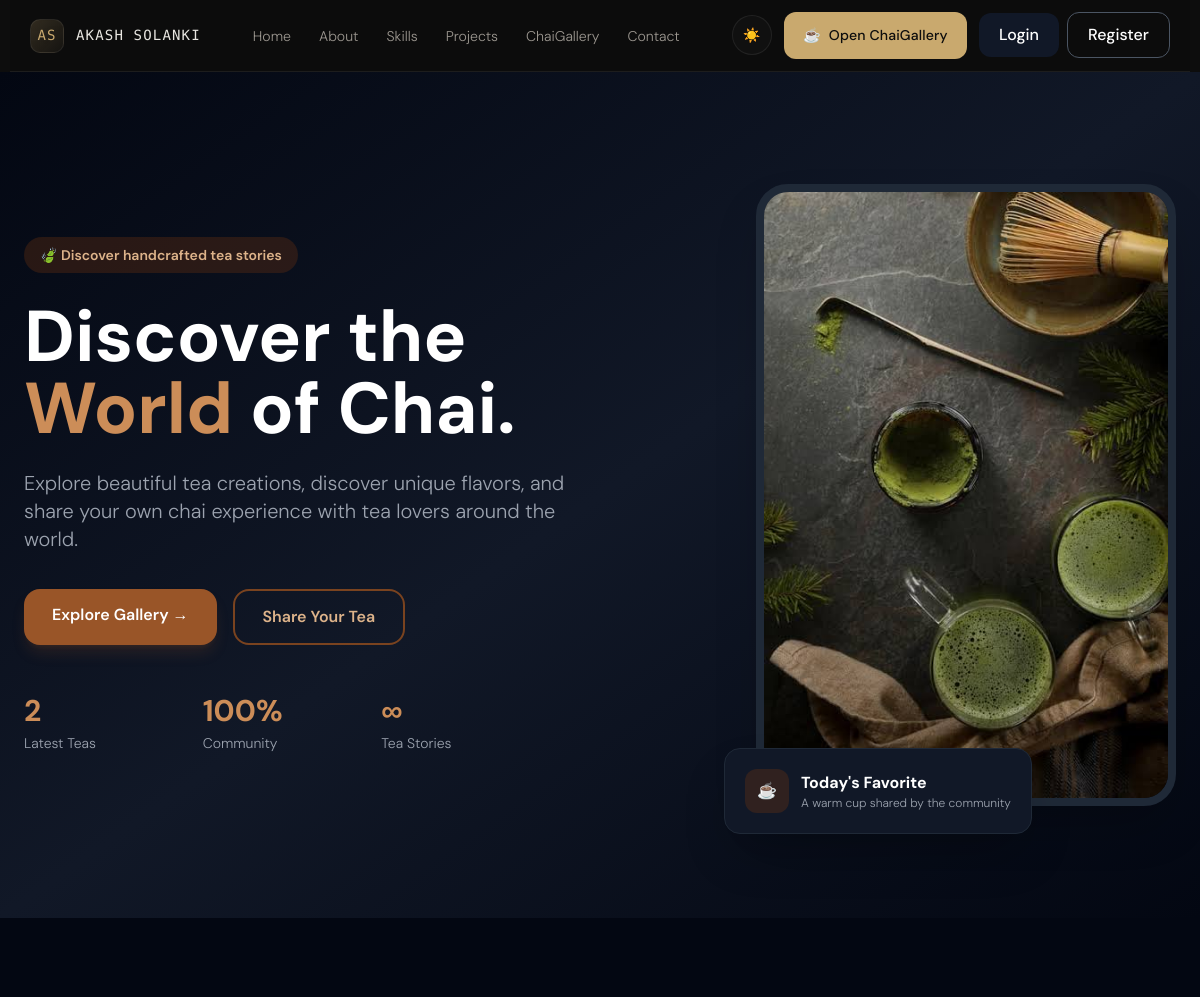
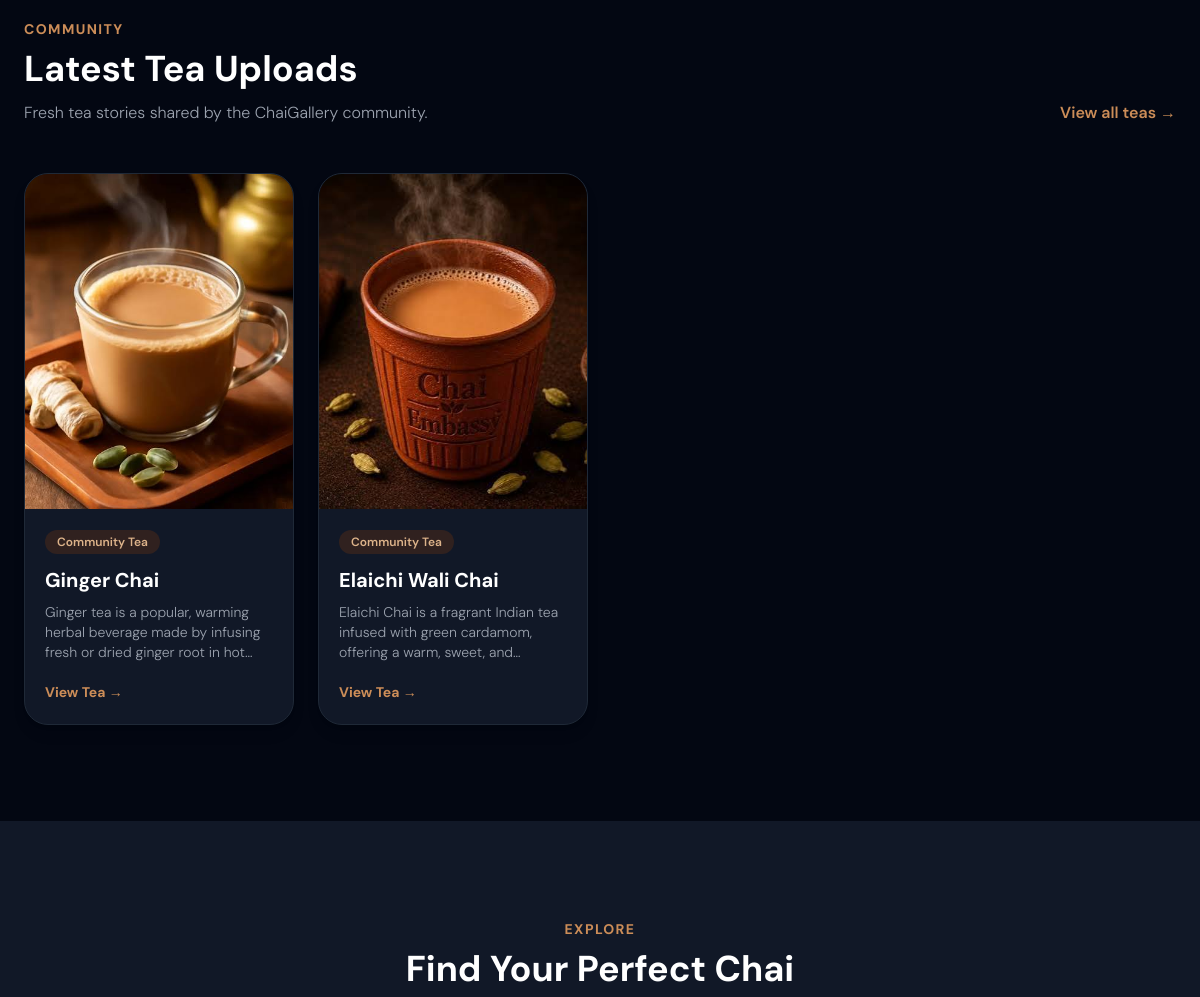
/chai/ (upper part), run on an earlier commit of the app's database (2 pictures, top to bottom).
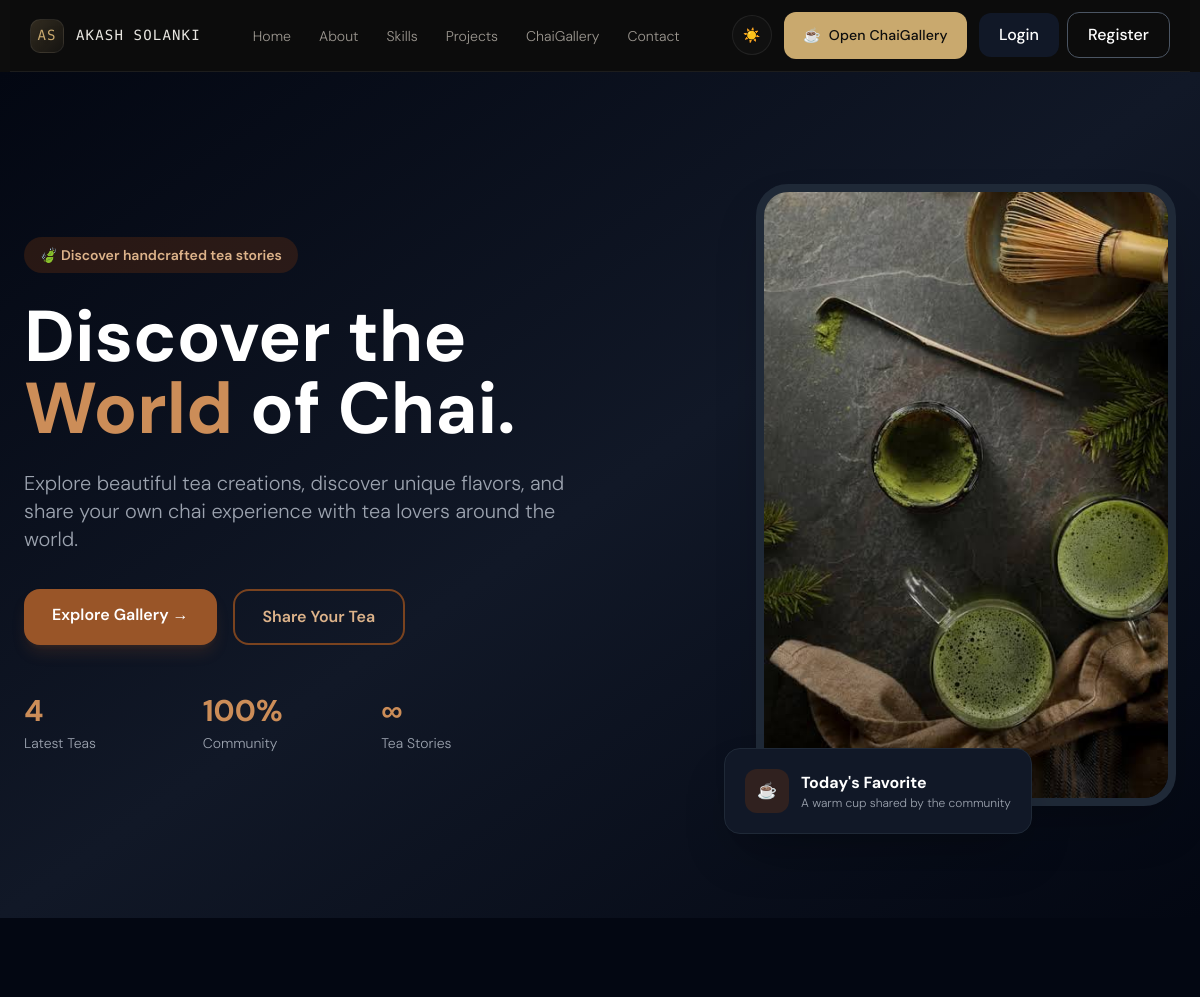
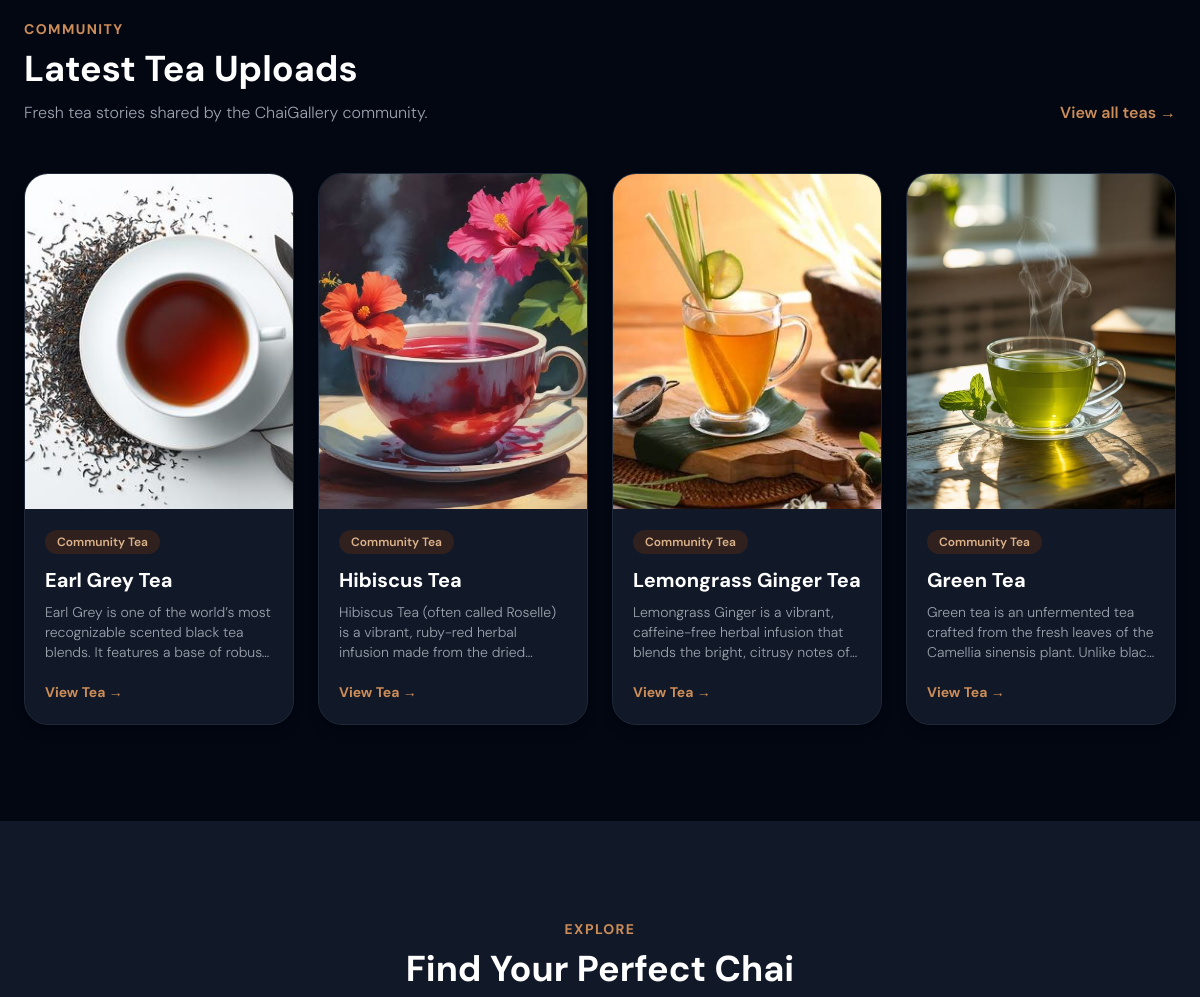
And on a later commit of the database (2 pictures, top to bottom).
### chai/models.py (models this page shows, shortened)
class Tea(models.Model):
    CATEGORY_CHOICES = [
        ('masala', 'Masala & Spiced'),
        ('green', 'Green & Fresh'),
        ('herbal', 'Herbal & Floral'),
        ('black', 'Strong & Black'),
    ]
    user = models.ForeignKey(
        User,
        on_delete=models.CASCADE,
        related_name='teas'
    )
    name = models.CharField(max_length=100)
    category = models.CharField(
        max_length=20,
        choices=CATEGORY_CHOICES,
        default='masala'
    )
    description = models.TextField(blank=True)
    image = models.ImageField(upload_to='tea_images/')
    created_at = models.DateTimeField(auto_now_add=True)
    updated_at = models.DateTimeField(auto_now=True)
    class Meta:
        ordering = ['-created_at']

### chai/views.py (the view)
# urls.py: path('', views.index, name='home'),
def index(request):
    teas = Tea.objects.all()[:4]
    return render(request, 'index.html', {
        'teas': teas
    })

### chai/templates/index.html (shortened to what this page needs)
{% extends 'base.html' %}
{% load static %}
{% block content %}
<section class="relative overflow-hidden bg-gradient-to-br from-amber-50 via-orange-50 to-yellow-50 dark:from-gray-950 dark:via-gray-900 dark:to-gray-950">
    <div class="max-w-7xl mx-auto px-6 py-20 lg:py-28">
        <div class="grid lg:grid-cols-2 gap-14 items-center">
            <div>
                <span class="inline-flex items-center gap-2 px-4 py-2 rounded-full bg-amber-100 dark:bg-amber-900/30 text-chai-700 dark:text-chai-300 text-sm font-semibold">
                    🍃 Discover handcrafted tea stories
                </span>
                <h1 class="mt-7 text-5xl lg:text-7xl font-bold leading-tight text-gray-900 dark:text-white">
                    Discover the
                    <span class="text-chai-600 dark:text-chai-400">
                        World
                    </span>
                    of Chai.
                </h1>
                <p class="mt-6 text-lg lg:text-xl text-gray-600 dark:text-gray-400 max-w-xl leading-8">
                    Explore beautiful tea creations, discover unique flavors,
                    and share your own chai experience with tea lovers around
                    the world.
                </p>
                <div class="mt-9 flex flex-wrap gap-4">
                    <a href="{% url 'gallery' %}"
                       class="px-7 py-3.5 rounded-2xl bg-chai-600 text-white font-semibold shadow-lg shadow-chai-600/20 hover:bg-chai-700 hover:-translate-y-1 transition">
                        Explore Gallery →
                    </a>
                    <a href="{% url 'upload' %}"
                       class="px-7 py-3.5 rounded-2xl border-2 border-chai-300 dark:border-chai-700 text-chai-700 dark:text-chai-300 font-semibold hover:bg-amber-100 dark:hover:bg-gray-800 transition">
                        Share Your Tea
                    </a>
                </div>
                <div class="mt-12 grid grid-cols-3 gap-6 max-w-lg">
                    <div>
                        <p class="text-3xl font-bold text-chai-700 dark:text-chai-400">
                            {{ teas|length }}
                        </p>
                        <p class="text-sm text-gray-500 dark:text-gray-400 mt-1">
                            Latest Teas
                        </p>
                    </div>
                    <div>
                        <p class="text-3xl font-bold text-chai-700 dark:text-chai-400">
                            100%
                        </p>
                        <p class="text-sm text-gray-500 dark:text-gray-400 mt-1">
                            Community
                        </p>
                    </div>
                    <div>
                        <p class="text-3xl font-bold text-chai-700 dark:text-chai-400">
                            ∞
                        </p>
                        <p class="text-sm text-gray-500 dark:text-gray-400 mt-1">
                            Tea Stories
                        </p>
                    </div>
                </div>
            </div>
            <div class="relative w-full max-w-[420px] mx-auto lg:mx-0 lg:justify-self-end">
                <div class="relative rounded-[2rem] overflow-hidden shadow-2xl border-8 border-white dark:border-gray-800">
                    <img
                        src="{% static 'images/matcha_tea.jpg' %}"
                        alt="Matcha tea"
                        class="w-full aspect-[2/3] object-cover"
                        loading="eager">
                </div>
                <div class="absolute -bottom-7 -left-5 lg:-left-8 bg-white dark:bg-gray-900 rounded-2xl shadow-2xl p-5 border border-amber-100 dark:border-gray-800 max-w-xs">
                    <div class="flex items-center gap-3">
                        <div class="w-11 h-11 rounded-xl bg-amber-100 dark:bg-amber-900/30 flex items-center justify-center">
                            ☕
                        </div>
                        <div>
                            <p class="font-bold text-gray-900 dark:text-white">
                                Today's Favorite
                            </p>
                            <p class="text-xs text-gray-500 dark:text-gray-400">
                                A warm cup shared by the community
                            </p>
                        </div>
                    </div>
                </div>
            </div>
        </div>
    </div>
</section>
<section class="py-24 bg-white dark:bg-gray-950">
    <div class="max-w-7xl mx-auto px-6">
        <div class="flex flex-col md:flex-row md:items-end justify-between gap-5 mb-12">
            <div>
                <span class="text-sm font-bold uppercase tracking-widest text-chai-600 dark:text-chai-400">
                    Community
                </span>
                <h2 class="mt-2 text-4xl font-bold text-gray-900 dark:text-white">
                    Latest Tea Uploads
                </h2>
                <p class="mt-3 text-gray-600 dark:text-gray-400">
                    Fresh tea stories shared by the ChaiGallery community.
                </p>
            </div>
            <a href="{% url 'gallery' %}"
               class="font-semibold text-chai-600 dark:text-chai-400 hover:text-chai-700">
                View all teas →
            </a>
        </div>
        {% if teas %}
        <div class="grid sm:grid-cols-2 lg:grid-cols-4 gap-6">
            {% for tea in teas %}
            <article class="group bg-white dark:bg-gray-900 rounded-3xl overflow-hidden border border-amber-100 dark:border-gray-800 shadow-lg hover:shadow-2xl hover:-translate-y-2 transition duration-300">
                <div class="aspect-[4/5] overflow-hidden">
                    <img
                        src="{{ tea.image.url }}"
                        alt="{{ tea.name }}"
                        class="w-full h-full object-cover group-hover:scale-110 transition duration-500">
                </div>
                <div class="p-5">
                    <span class="inline-block px-3 py-1 rounded-full bg-amber-100 dark:bg-amber-900/30 text-chai-700 dark:text-chai-300 text-xs font-semibold">
                        Community Tea
                    </span>
                    <h3 class="mt-3 text-xl font-bold text-gray-900 dark:text-white">
                        {{ tea.name }}
                    </h3>
                    <p class="mt-2 text-sm text-gray-600 dark:text-gray-400 line-clamp-3">
                        {{ tea.description|default:"A beautiful tea shared by the ChaiGallery community." }}
                    </p>
                    <a href="{% url 'gallery' %}"
                       class="inline-block mt-5 text-sm font-bold text-chai-600 dark:text-chai-400">
                        View Tea →
                    </a>
                </div>
            </article>
            {% endfor %}
        </div>
        {% endif %}
    </div>
</section>
<section class="py-24 bg-amber-50 dark:bg-gray-900">
    <div class="max-w-7xl mx-auto px-6">
        <div class="text-center mb-12">
            <span class="text-sm font-bold uppercase tracking-widest text-chai-600 dark:text-chai-400">
                Explore
            </span>
            <h2 class="mt-2 text-4xl font-bold text-gray-900 dark:text-white">
                Find Your Perfect Chai
            </h2>
        </div>
    </div>
</section>
{% endblock %}

### templates/base.html (shortened to what this page needs)
{% load static %}
<!DOCTYPE html>
<html lang="en" class="scroll-smooth">
<head>
    <script src="https://cdn.tailwindcss.com"></script>
</head>
<body>
    <header>
        <nav class="shell-nav" id="shell-nav">
            <a href="{% url 'portfolio_home' %}" class="nav-logo" aria-label="Go to portfolio home">
                <span class="nav-mark">AS</span>
                <span>Akash Solanki</span>
            </a>
            <ul class="nav-links" aria-label="Primary navigation">
                <li><a href="{% url 'portfolio_home' %}">Home</a></li>
                <li><a href="{% url 'portfolio_home' %}#about">About</a></li>
                <li><a href="{% url 'portfolio_home' %}#skills">Skills</a></li>
                <li><a href="{% url 'portfolio_home' %}#projects">Projects</a></li>
                <li><a href="{% url 'index' %}">ChaiGallery</a></li>
                <li><a href="{% url 'portfolio_home' %}#contact">Contact</a></li>
            </ul>
           <div class="shell-actions flex items-center gap-3">
    <button
        id="theme-toggle"
        class="btn icon-btn flex items-center justify-center
               w-10 h-10 rounded-full
               transition-all duration-200
               hover:scale-105"
        type="button"
        aria-label="Toggle theme"
    >
        <span id="theme-icon">🌙</span>
    </button>
    <a
        href="{% url 'index' %}"
        class="btn btn-gold hidden sm:inline-flex
               items-center gap-2
               transition-all duration-200
               hover:-translate-y-0.5"
    >
        <span>☕</span>
        <span>Open ChaiGallery</span>
    </a>
    {% if user.is_authenticated %}
        <div class="hidden md:flex items-center gap-3">
                <div
                    class="w-9 h-9 rounded-full
                           bg-gradient-to-br from-amber-400 to-orange-600
                           flex items-center justify-center
                           text-white font-bold text-sm"
                >
                    {{ user.username|first|upper }}
                </div>
                <div class="leading-tight">
                    <p class="font-semibold text-gray-900 dark:text-white">
                        {{ user.username }}
                    </p>
                </div>
            </a>
            <form
                method="POST"
                action="{% url 'logout' %}"
                class="inline"
            >
                {% csrf_token %}
                <button
                    type="submit"
                    class="flex items-center gap-2
                           px-4 py-2.5 rounded-xl
                           border border-red-200
                           text-red-600
                           bg-red-50
                           hover:bg-red-100
                           dark:border-red-900/50
                           dark:bg-red-950/30
                           dark:text-red-400
                           dark:hover:bg-red-950/50
                           transition-all duration-200"
                >
                    <span>↪</span>
                    <span>Logout</span>
                </button>
            </form>
        </div>
        <button
            id="menu-btn"
            class="btn btn-outline menu-btn md:hidden"
            type="button"
            aria-label="Toggle menu"
        >
            ☰
        </button>
    {% else %}
        <div class="hidden md:flex items-center gap-2">
            <a
                href="{% url 'login' %}"
                class="px-5 py-2.5 rounded-xl
                       bg-gray-900 text-white
                       font-medium
                       hover:bg-gray-700
                       transition-all duration-200"
            >
                Login
            </a>
            <a
                href="{% url 'register' %}"
                class="px-5 py-2.5 rounded-xl
                       border border-gray-300
                       text-gray-800
                       font-medium
                       hover:bg-gray-100
                       dark:border-gray-600
                       dark:text-white
                       dark:hover:bg-gray-800
                       transition-all duration-200"
            >
                Register
            </a>
        </div>
    {% endif %}
</div>
        </nav>
    </header>
    <main>
        {% block content %}{% endblock %}
    </main>
</body>
</html>

### templates/base.html (style rules this page uses)
:root { --bg: #0d0d0d; --bg-raised: #141414; --bg-card: #181818; --border: rgba(255, 255, 255, 0.07); --border-hover: rgba(255, 255, 255, 0.18); --gold: #c9a96e; --gold-dim: rgba(201, 169, 110, 0.12); --gold-glow: rgba(201, 169, 110, 0.25); --text: #e8e6e1; --text-muted: #9c9790; --text-soft: #6b6760; --radius: 12px; --ease: cubic-bezier(0.16, 1, 0.3, 1); }
*, *::before, *::after { box-sizing: border-box; }
html { scroll-behavior: smooth; font-size: 16px; }
body { margin: 0; background: var(--bg); color: var(--text); font-family: 'DM Sans', sans-serif; font-weight: 300; line-height: 1.7; overflow-x: hidden; -webkit-font-smoothing: antialiased; }
header { position: sticky; top: 0; z-index: 100; }
.shell-nav { max-width: 1180px; margin: 0 auto; padding: 0 1.25rem; display: flex; align-items: center; justify-content: space-between; min-height: 72px; border-bottom: 1px solid var(--border); background: rgba(13, 13, 13, 0.82); backdrop-filter: blur(18px); -webkit-backdrop-filter: blur(18px); }
.nav-logo { display: inline-flex; align-items: center; gap: 0.75rem; text-decoration: none; color: var(--text); font-family: 'DM Mono', monospace; letter-spacing: 0.08em; font-size: 0.88rem; text-transform: uppercase; }
.nav-mark { width: 34px; height: 34px; border-radius: 10px; display: grid; place-items: center; background: linear-gradient(135deg, rgba(201, 169, 110, 0.2), rgba(201, 169, 110, 0.05)); border: 1px solid var(--border); color: var(--gold); }
.nav-links { display: flex; align-items: center; gap: 1.75rem; list-style: none; margin: 0; padding: 0; }
.nav-links a { text-decoration: none; color: var(--text-muted); font-size: 0.88rem; transition: color 0.25s var(--ease); position: relative; }
.nav-links a::after { content: ''; position: absolute; left: 0; bottom: -4px; width: 0; height: 1px; background: var(--gold); transition: width 0.25s var(--ease); }
.shell-actions { display: flex; align-items: center; gap: 0.75rem; }
.btn { display: inline-flex; align-items: center; justify-content: center; gap: 0.45rem; text-decoration: none; font-size: 0.88rem; font-weight: 500; letter-spacing: 0.01em; padding: 0.76rem 1.15rem; border-radius: var(--radius); transition: all 0.25s var(--ease); cursor: pointer; border: 1px solid transparent; font-family: inherit; }
.btn-gold { background: var(--gold); color: #0d0d0d; }
.icon-btn { width: 42px; height: 42px; padding: 0; border-radius: 50%; background: rgba(255, 255, 255, 0.02); border-color: var(--border); color: var(--text); }
main { min-height: 80vh; }

What changed in the data, as far as the page shows it:
no longer on this page (row edited): Tea: image (picture), name "Ginger Chai", description "Ginger tea is a popular, warming herbal beverage made by infusing fresh or dried ginger root in…"
no longer on this page (row unchanged): Tea: image (picture), name "Elaichi Wali Chai", description "Elaichi Chai is a fragrant Indian tea infused with green cardamom, offering a warm, sweet,…"
added Tea: image (picture), name "Earl Grey Tea", description "Earl Grey is one of the world’s most recognizable scented black tea blends. It features a base of…"
added Tea: image (picture), name "Hibiscus Tea", description "Hibiscus Tea (often called Roselle) is a vibrant, ruby-red herbal infusion made from the…"
added Tea: image (picture), name "Lemongrass Ginger Tea", description "Lemongrass Ginger is a vibrant, caffeine-free herbal infusion that blends the bright, citrusy notes…"
added Tea: image (picture), name "Green Tea", description "Green tea is an unfermented tea crafted from the fresh leaves of the Camellia sinensis plant. Unlike…"
Also different on the page:
{{ teas|length }}: "2" → "4"
